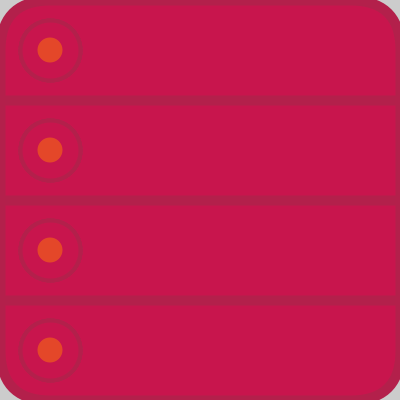
Frame 1 (no input)
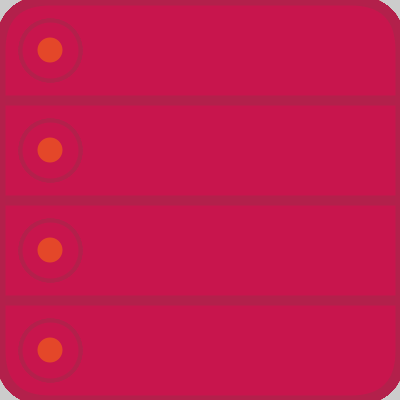
Frame 60 (the mouse pressed at the canvas centre just before this capture)
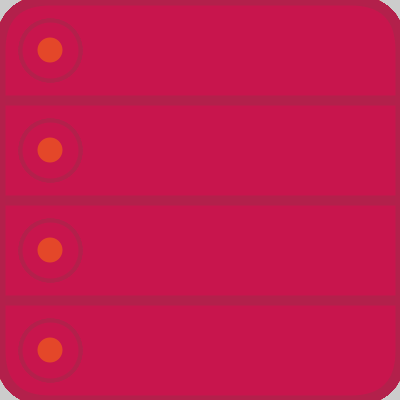
Frame 120 (the mouse held since frame 60 and released just before this capture)

The Processing sketch that drew these frames (run headless with seeded random() and noise(); from frame 60 on, the mouse is pressed at the canvas centre):

// Processing sketch: week09_5_happy_bubble_part2
// ── week09_5_happy_bubble_part2.pde
// week09_5_happy_bubble_part2
// 先畫出基礎的形狀, 等一下要複製
void setup(){
  size(400, 400);
}
void draw(){
  stroke(179, 32, 75); // 線的色彩
  strokeWeight(10); // 線的粗細
  fill(200, 21, 77); // 填充色彩
  rect(0, 0, 400, 400, 50); // 多了50弧度
  for(int i=100; i<=300; i+=100) line(0, i, 400, i); // 橫線1
  for(int i=0; i<4; i++){
    for(int j=0; j<4; j++){
       int x = 50, y = 50 + i * 100;
       stroke(179, 32, 75); // 線的色彩
       fill(200, 21, 77); // 填充色彩
       strokeWeight(4);
       ellipse(x, y, 60, 60);
       noStroke();
       fill(228, 71, 41);
       ellipse(x, y, 25, 25);
    }
  }
}
